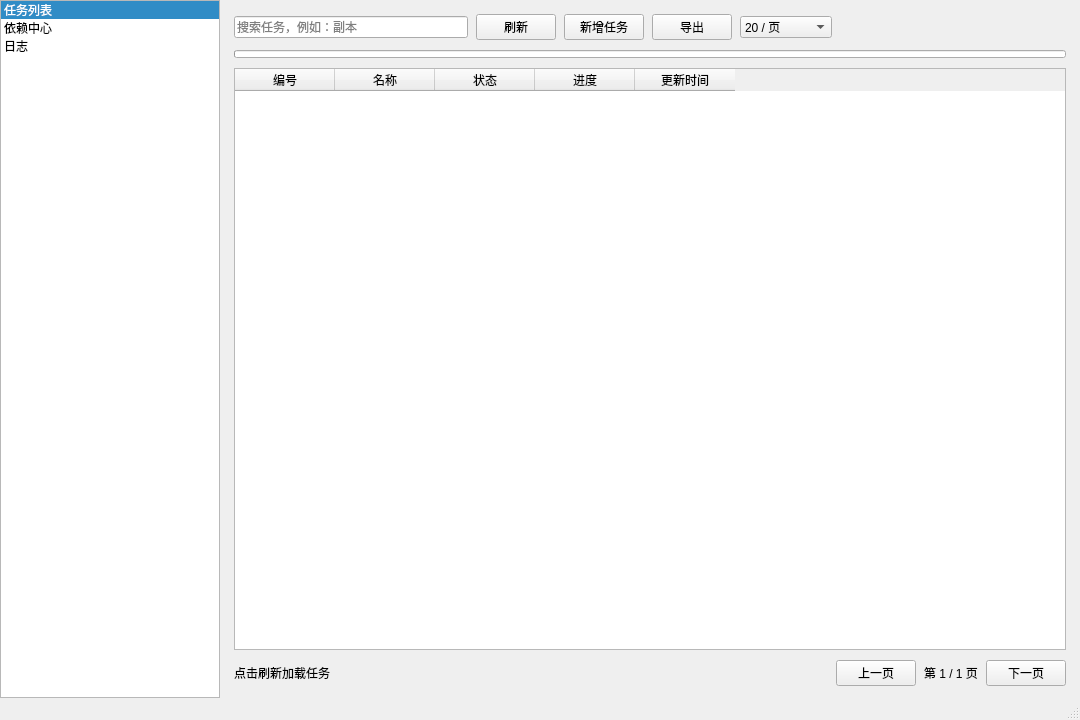
<?xml version="1.0" encoding="UTF-8"?>
<ui version="4.0">
 <class>MainWindow</class>
 <widget class="QMainWindow" name="MainWindow">
  <property name="geometry">
   <rect>
    <x>0</x>
    <y>0</y>
    <width>1080</width>
    <height>720</height>
   </rect>
  </property>
  <property name="minimumSize">
   <size>
    <width>800</width>
    <height>560</height>
   </size>
  </property>
  <property name="windowTitle">
   <string>PySide6 管理界面</string>
  </property>
  <widget class="QWidget" name="centralwidget">
   <layout class="QHBoxLayout" name="mainLayout" stretch="0,1">
    <property name="leftMargin">
     <number>0</number>
    </property>
    <property name="topMargin">
     <number>0</number>
    </property>
    <property name="rightMargin">
     <number>0</number>
    </property>
    <property name="bottomMargin">
     <number>0</number>
    </property>
    <property name="spacing">
     <number>0</number>
    </property>
    <item>
     <widget class="QListWidget" name="navList">
      <property name="minimumSize">
       <size>
        <width>180</width>
        <height>0</height>
       </size>
      </property>
      <property name="maximumSize">
       <size>
        <width>220</width>
        <height>16777215</height>
       </size>
      </property>
      <property name="focusPolicy">
       <enum>Qt::NoFocus</enum>
      </property>
      <property name="horizontalScrollBarPolicy">
       <enum>Qt::ScrollBarAlwaysOff</enum>
      </property>
      <property name="currentRow">
       <number>0</number>
      </property>
      <item>
       <property name="text">
        <string>任务列表</string>
       </property>
      </item>
      <item>
       <property name="text">
        <string>依赖中心</string>
       </property>
      </item>
      <item>
       <property name="text">
        <string>日志</string>
       </property>
      </item>
     </widget>
    </item>
    <item>
     <widget class="QStackedWidget" name="contentStack">
      <property name="currentIndex">
       <number>0</number>
      </property>
      <widget class="QWidget" name="pageTasks">
       <layout class="QVBoxLayout" name="tasksLayout">
        <property name="leftMargin">
         <number>14</number>
        </property>
        <property name="topMargin">
         <number>14</number>
        </property>
        <property name="rightMargin">
         <number>14</number>
        </property>
        <property name="bottomMargin">
         <number>12</number>
        </property>
        <property name="spacing">
         <number>10</number>
        </property>
        <item>
         <layout class="QHBoxLayout" name="tasksToolbar">
          <property name="spacing">
           <number>8</number>
          </property>
          <item>
           <widget class="QLineEdit" name="searchInput">
            <property name="placeholderText">
             <string>搜索任务，例如：副本</string>
            </property>
            <property name="clearButtonEnabled">
             <bool>true</bool>
            </property>
           </widget>
          </item>
          <item>
           <widget class="QPushButton" name="refreshTasksButton">
            <property name="text">
             <string>刷新</string>
            </property>
           </widget>
          </item>
          <item>
           <widget class="QPushButton" name="addTaskButton">
            <property name="text">
             <string>新增任务</string>
            </property>
           </widget>
          </item>
          <item>
           <widget class="QPushButton" name="exportTasksButton">
            <property name="text">
             <string>导出</string>
            </property>
           </widget>
          </item>
          <item>
           <widget class="QComboBox" name="pageSizeCombo">
            <property name="minimumSize">
             <size>
              <width>92</width>
              <height>0</height>
             </size>
            </property>
            <item>
             <property name="text">
              <string>20 / 页</string>
             </property>
            </item>
            <item>
             <property name="text">
              <string>50 / 页</string>
             </property>
            </item>
            <item>
             <property name="text">
              <string>100 / 页</string>
             </property>
            </item>
           </widget>
          </item>
          <item>
           <spacer name="tasksToolbarSpacer">
            <property name="orientation">
             <enum>Qt::Horizontal</enum>
            </property>
            <property name="sizeHint" stdset="0">
             <size>
              <width>40</width>
              <height>20</height>
             </size>
            </property>
           </spacer>
          </item>
         </layout>
        </item>
        <item>
         <widget class="QProgressBar" name="tasksLoading">
          <property name="maximumSize">
           <size>
            <width>16777215</width>
            <height>8</height>
           </size>
          </property>
          <property name="textVisible">
           <bool>false</bool>
          </property>
         </widget>
        </item>
        <item>
         <widget class="QTableWidget" name="taskTable">
          <property name="alternatingRowColors">
           <bool>true</bool>
          </property>
          <property name="selectionBehavior">
           <enum>QAbstractItemView::SelectRows</enum>
          </property>
          <property name="editTriggers">
           <set>QAbstractItemView::NoEditTriggers</set>
          </property>
          <property name="showGrid">
           <bool>false</bool>
          </property>
          <property name="cornerButtonEnabled">
           <bool>false</bool>
          </property>
          <column>
           <property name="text">
            <string>编号</string>
           </property>
          </column>
          <column>
           <property name="text">
            <string>名称</string>
           </property>
          </column>
          <column>
           <property name="text">
            <string>状态</string>
           </property>
          </column>
          <column>
           <property name="text">
            <string>进度</string>
           </property>
          </column>
          <column>
           <property name="text">
            <string>更新时间</string>
           </property>
          </column>
         </widget>
        </item>
        <item>
         <layout class="QHBoxLayout" name="tasksPagination">
          <property name="spacing">
           <number>8</number>
          </property>
          <item>
           <widget class="QLabel" name="taskHint">
            <property name="text">
             <string>点击刷新加载任务</string>
            </property>
           </widget>
          </item>
          <item>
           <spacer name="tasksPaginationSpacer">
            <property name="orientation">
             <enum>Qt::Horizontal</enum>
            </property>
            <property name="sizeHint" stdset="0">
             <size>
              <width>40</width>
              <height>20</height>
             </size>
            </property>
           </spacer>
          </item>
          <item>
           <widget class="QPushButton" name="prevPageButton">
            <property name="text">
             <string>上一页</string>
            </property>
           </widget>
          </item>
          <item>
           <widget class="QLabel" name="pageLabel">
            <property name="text">
             <string>第 1 / 1 页</string>
            </property>
           </widget>
          </item>
          <item>
           <widget class="QPushButton" name="nextPageButton">
            <property name="text">
             <string>下一页</string>
            </property>
           </widget>
          </item>
         </layout>
        </item>
       </layout>
      </widget>
      <widget class="QWidget" name="pageDeps">
       <layout class="QVBoxLayout" name="depsLayout">
        <property name="leftMargin">
         <number>14</number>
        </property>
        <property name="topMargin">
         <number>14</number>
        </property>
        <property name="rightMargin">
         <number>14</number>
        </property>
        <property name="bottomMargin">
         <number>12</number>
        </property>
        <property name="spacing">
         <number>10</number>
        </property>
        <item>
         <layout class="QHBoxLayout" name="depsToolbar">
          <property name="spacing">
           <number>8</number>
          </property>
          <item>
           <widget class="QPushButton" name="refreshDepsButton">
            <property name="text">
             <string>检查依赖</string>
            </property>
           </widget>
          </item>
          <item>
           <widget class="QPushButton" name="installDepsButton">
            <property name="text">
             <string>安装依赖</string>
            </property>
           </widget>
          </item>
          <item>
           <spacer name="depsToolbarSpacer">
            <property name="orientation">
             <enum>Qt::Horizontal</enum>
            </property>
            <property name="sizeHint" stdset="0">
             <size>
              <width>40</width>
              <height>20</height>
             </size>
            </property>
           </spacer>
          </item>
         </layout>
        </item>
        <item>
         <widget class="QProgressBar" name="depsLoading">
          <property name="maximumSize">
           <size>
            <width>16777215</width>
            <height>8</height>
           </size>
          </property>
          <property name="textVisible">
           <bool>false</bool>
          </property>
         </widget>
        </item>
        <item>
         <widget class="QTableWidget" name="depTable">
          <property name="alternatingRowColors">
           <bool>true</bool>
          </property>
          <property name="selectionBehavior">
           <enum>QAbstractItemView::SelectRows</enum>
          </property>
          <property name="editTriggers">
           <set>QAbstractItemView::NoEditTriggers</set>
          </property>
          <property name="showGrid">
           <bool>false</bool>
          </property>
          <property name="cornerButtonEnabled">
           <bool>false</bool>
          </property>
          <column>
           <property name="text">
            <string>名称</string>
           </property>
          </column>
          <column>
           <property name="text">
            <string>版本</string>
           </property>
          </column>
          <column>
           <property name="text">
            <string>状态</string>
           </property>
          </column>
          <column>
           <property name="text">
            <string>位置</string>
           </property>
          </column>
         </widget>
        </item>
        <item>
         <widget class="QTextBrowser" name="depHelp">
          <property name="minimumSize">
           <size>
            <width>0</width>
            <height>120</height>
           </size>
          </property>
          <property name="maximumSize">
           <size>
            <width>16777215</width>
            <height>180</height>
           </size>
          </property>
          <property name="readOnly">
           <bool>true</bool>
          </property>
          <property name="openExternalLinks">
           <bool>false</bool>
          </property>
          <property name="placeholderText">
           <string>依赖说明与手动安装方法</string>
          </property>
         </widget>
        </item>
        <item>
         <widget class="QLabel" name="depsHint">
          <property name="text">
           <string>可选依赖在使用对应功能时才检查并安装，启动不会预加载</string>
          </property>
         </widget>
        </item>
       </layout>
      </widget>
      <widget class="QWidget" name="pageLogs">
       <layout class="QVBoxLayout" name="logsLayout">
        <property name="leftMargin">
         <number>14</number>
        </property>
        <property name="topMargin">
         <number>14</number>
        </property>
        <property name="rightMargin">
         <number>14</number>
        </property>
        <property name="bottomMargin">
         <number>12</number>
        </property>
        <property name="spacing">
         <number>10</number>
        </property>
        <item>
         <layout class="QHBoxLayout" name="logsToolbar">
          <property name="spacing">
           <number>8</number>
          </property>
          <item>
           <widget class="QPushButton" name="refreshLogsButton">
            <property name="text">
             <string>刷新日志</string>
            </property>
           </widget>
          </item>
          <item>
           <widget class="QPushButton" name="clearLogsButton">
            <property name="text">
             <string>清空</string>
            </property>
           </widget>
          </item>
          <item>
           <spacer name="logsToolbarSpacer">
            <property name="orientation">
             <enum>Qt::Horizontal</enum>
            </property>
            <property name="sizeHint" stdset="0">
             <size>
              <width>40</width>
              <height>20</height>
             </size>
            </property>
           </spacer>
          </item>
         </layout>
        </item>
        <item>
         <widget class="QProgressBar" name="logsLoading">
          <property name="maximumSize">
           <size>
            <width>16777215</width>
            <height>8</height>
           </size>
          </property>
          <property name="textVisible">
           <bool>false</bool>
          </property>
         </widget>
        </item>
        <item>
         <widget class="QTableWidget" name="logTable">
          <property name="alternatingRowColors">
           <bool>true</bool>
          </property>
          <property name="selectionBehavior">
           <enum>QAbstractItemView::SelectRows</enum>
          </property>
          <property name="editTriggers">
           <set>QAbstractItemView::NoEditTriggers</set>
          </property>
          <property name="showGrid">
           <bool>false</bool>
          </property>
          <property name="cornerButtonEnabled">
           <bool>false</bool>
          </property>
          <column>
           <property name="text">
            <string>时间</string>
           </property>
          </column>
          <column>
           <property name="text">
            <string>级别</string>
           </property>
          </column>
          <column>
           <property name="text">
            <string>来源</string>
           </property>
          </column>
          <column>
           <property name="text">
            <string>摘要</string>
           </property>
          </column>
         </widget>
        </item>
        <item>
         <widget class="QLabel" name="logsHint">
          <property name="text">
           <string>失败记录包含原因与建议，可导出完整详情</string>
          </property>
         </widget>
        </item>
       </layout>
      </widget>
     </widget>
    </item>
   </layout>
  </widget>
  <widget class="QStatusBar" name="statusbar"/>
 </widget>
 <resources/>
 <connections/>
</ui>
